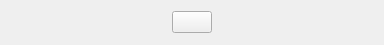
<?xml version="1.0" encoding="UTF-8"?>
<ui version="4.0">
 <class>Attribute</class>
 <widget class="QWidget" name="Attribute">
  <property name="geometry">
   <rect>
    <x>0</x>
    <y>0</y>
    <width>384</width>
    <height>45</height>
   </rect>
  </property>
  <property name="sizePolicy">
   <sizepolicy hsizetype="Preferred" vsizetype="Preferred">
    <horstretch>0</horstretch>
    <verstretch>0</verstretch>
   </sizepolicy>
  </property>
  <property name="windowTitle">
   <string>Form</string>
  </property>
  <property name="styleSheet">
   <string notr="true">QWidget[rowstyle=&quot;true&quot;]
{
top-justify;
border-top: 1px solid darkgray;
}

QWidget[overridden=&quot;true&quot;]
{
background-color: rgb(255, 255, 255);
}

QLabel[overridden=&quot;true&quot;]
{
font-weight: bold;
}</string>
  </property>
  <layout class="QHBoxLayout" name="layout">
   <property name="sizeConstraint">
    <enum>QLayout::SetDefaultConstraint</enum>
   </property>
   <property name="leftMargin">
    <number>0</number>
   </property>
   <property name="topMargin">
    <number>0</number>
   </property>
   <property name="rightMargin">
    <number>0</number>
   </property>
   <property name="bottomMargin">
    <number>0</number>
   </property>
   <item>
    <widget class="QPushButton" name="resetButton">
     <property name="sizePolicy">
      <sizepolicy hsizetype="Fixed" vsizetype="Fixed">
       <horstretch>0</horstretch>
       <verstretch>0</verstretch>
      </sizepolicy>
     </property>
     <property name="toolTip">
      <string>Reset to inherited value</string>
     </property>
     <property name="text">
      <string/>
     </property>
     <property name="iconSize">
      <size>
       <width>12</width>
       <height>12</height>
      </size>
     </property>
     <property name="autoDefault">
      <bool>false</bool>
     </property>
     <property name="default">
      <bool>false</bool>
     </property>
     <property name="flat">
      <bool>false</bool>
     </property>
    </widget>
   </item>
  </layout>
 </widget>
 <resources>
  <include location="../../../../wizard/ui/resources/wizard.qrc"/>
 </resources>
 <connections/>
</ui>
